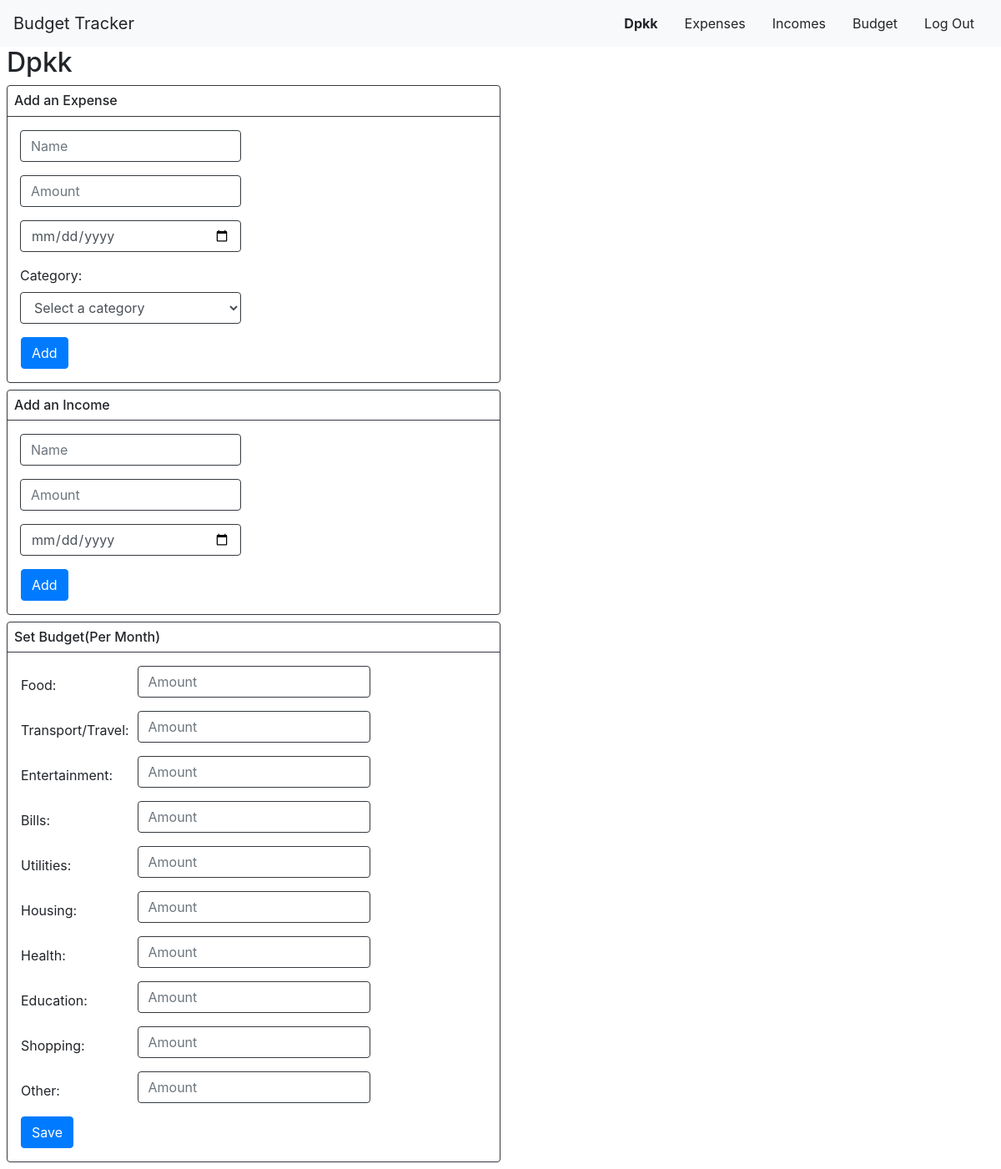
Page /profile (signed in) on the earlier database version.
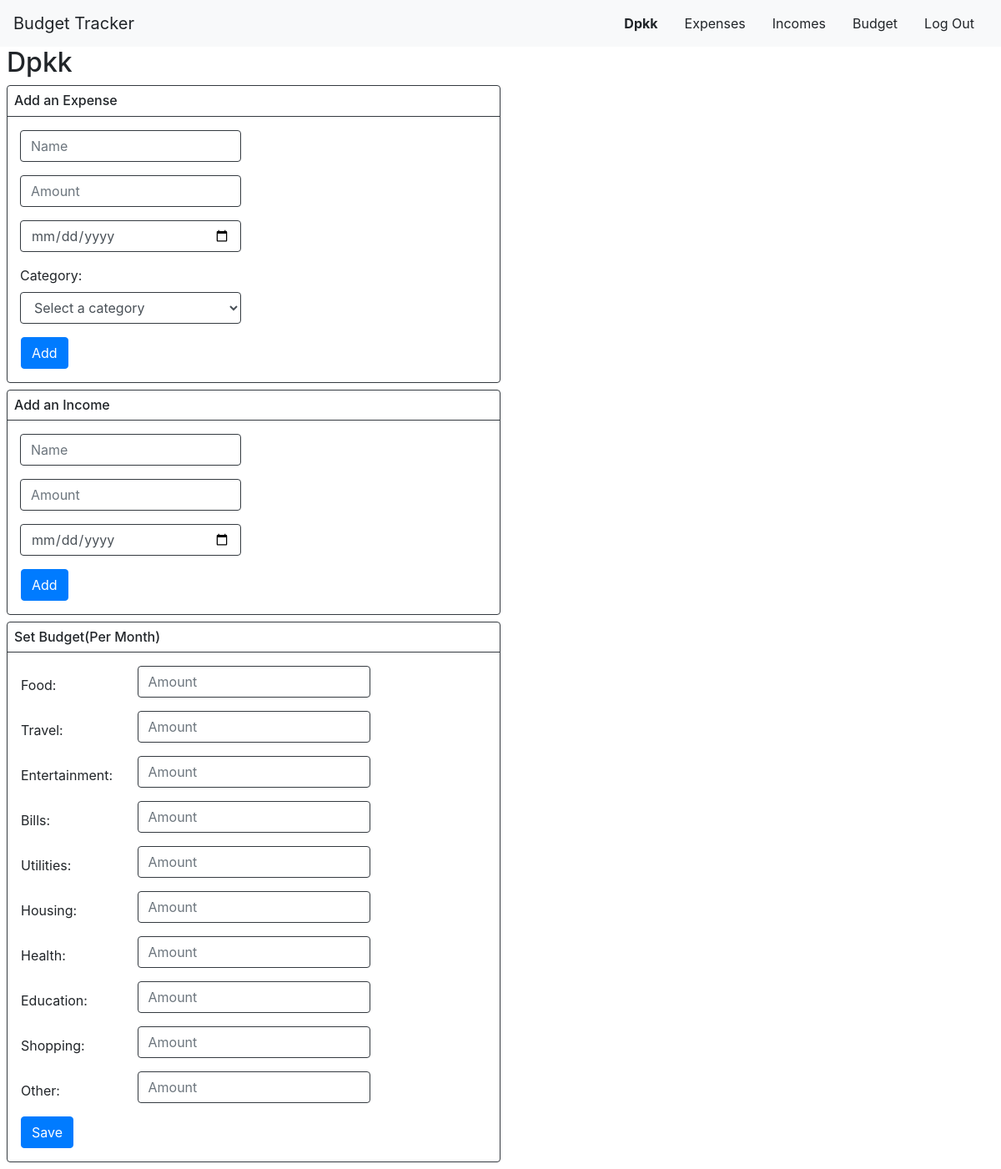
Same page on the later database version.
### expense/models.py (models this page shows, shortened)
class Category(models.Model):
    title = models.CharField(max_length=100, unique=True)

### expense/views.py (the view)
# urls.py: path("profile", views.profile, name="profile"),
def profile(request):
    categories = Category.objects.all()
    return render(request, "expense/profile.html", {
        "categories": categories,
    })

### expense/templates/expense/profile.html (shortened to what this page needs)
{% extends "expense/layout.html" %}
{% block body %}
    {% if user.is_authenticated %}
        <h2 class="ml-2">{{user.username}}</h2>
        <div class="border border-dark rounded mx-2 mt-2 pt-2 col-lg-6 col-md-9 col-12 p-0">
            <div class="pl-2 border-bottom border-dark"><h6>Add an Expense</h6></div>
            <form action="{% url 'add_expense' %}" method="post" class="my-3">
                <div class="form-group col-lg-6 col-md-9 col-sm-9 col-12">
                    <input class="form-control border-dark" type="text" name="name" placeholder="Name" required>
                </div>
                <div class="form-group col-lg-6 col-md-9 col-sm-9 col-12">
                    <input class="form-control border-dark" type="number" name="amount" placeholder="Amount" min="0" required>
                </div>
                <div class="form-group col-lg-6 col-md-9 col-sm-9 col-12">
                    <input id="date_expense" class="form-control border-dark" type="date" name="date" required>
                </div>
                <div class="form-group col-lg-6 col-md-9 col-sm-9 col-12">
                    <label>Category:</label>
                    <select class="form-control border-dark" name="Category" required>
                        <option value="" disabled selected>Select a category</option>
                    </select>
                </div>
                <input class="btn btn-primary ml-3" type="submit" value="Add">
            </form>
        </div>
        <div class="border border-dark rounded mx-2 mt-2 pt-2 col-lg-6 col-md-9 col-12 p-0">
            <div class="pl-2 border-bottom border-dark"><h6>Add an Income</h6></div>
            <form action="{% url 'add_income' %}" method="post" class="my-3">
                <div class="form-group col-lg-6 col-md-9 col-sm-9 col-12">
                    <input class="form-control border-dark" type="text" name="name" placeholder="Name" required>
                </div>
                <div class="form-group col-lg-6 col-md-9 col-sm-9 col-12">
                    <input class="form-control border-dark" type="number" name="amount" placeholder="Amount" min="0" required>
                </div>
                <div class="form-group col-lg-6 col-md-9 col-sm-9 col-12">
                    <input id="date_income" class="form-control border-dark" type="date" name="date" required>
                </div>
                <input class="btn btn-primary ml-3" type="submit" value="Add">
            </form>
        </div>
        <div class="border border-dark rounded mx-2 my-2 pt-2 col-lg-6 col-md-9 col-12 p-0">
            <div class="pl-2 border-bottom border-dark"><h6>Set Budget(Per Month)</h6></div>
            <form action="{% url 'set_budget' %}" method="post" class="m-3">
                {% for category in categories %}
                    <div class="w-100 d-flex align-items-center">
                        <label class="col-sm-3 col-6 p-0">{{ category.title }}:</label>
                        <div class="form-group col-6 p-0">
                            <input class="form-control border-dark" type="number" name="{{ category.title }}" placeholder="Amount" min="0">
                        </div>
                    </div>
                {% endfor %}
                <input class="btn btn-primary" type="submit" value="Save">
            </form>
        </div>
    {% else %}
        <a class="ml-2" href="{% url 'index' %}">Login Here</a>
    {% endif %}
{% endblock %}

Differences in the rows shown:
changed Category: title "Transport/Travel" → "Travel"
